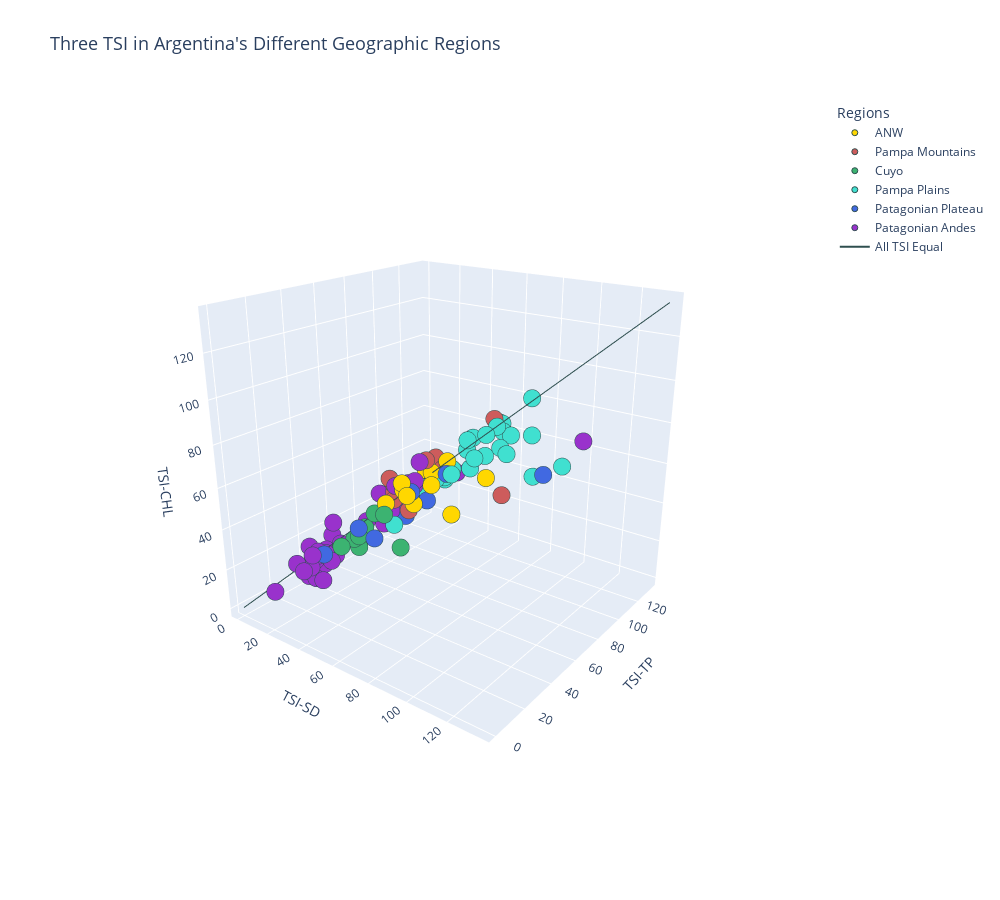

This figure's notebook cell:
### Code cell
fig7 = px.scatter_3d(data_frame=data, x='TSI-SD', y='TSI-TP', z='TSI-CHL', color='REGION', hover_name=data.index, color_discrete_sequence=colors_region_2, title='Three TSI in Argentina\'s Different Geographic Regions')

fig7.update_layout(font_family='Open Sans',  # Font to be used in all elements, unless overridden
        plot_bgcolor='#FFFFFF',
        legend_title='Regions',
        width=1000,
        height=900,
        title_font_size=18,  # Title fontsize
        xaxis={
            'linecolor': '#BCCCDC',  # Color of X-axis (not X-axis text)
            'gridcolor': '#BCCCDC'},  # Color of major X-axis grid
        yaxis={
            'linecolor': '#BCCCDC',  # Color of X-axis (not X-axis text)
            'gridcolor': '#BCCCDC'})  # Color of major X-axis grid
fig7.add_trace(go.Scatter3d(x=[0, 135], y=[0, 135], z=[0, 135], mode='lines', line_color='DarkSlateGrey', name='All TSI Equal'))

fig7.update_traces(marker=dict(size=6,
                              line=dict(width=1,
                                        color='DarkSlateGrey')),
                  selector=dict(mode='markers'))



# Update 3D scene options
fig7.update_scenes(
    camera_eye=dict(x=1.5, y=-2, z=1))



fig7.show()

### Figure 1 — Plotly figure (JSON) as saved in the notebook; plotly's stock layout.template omitted (floating-point values rounded to 4 significant figures)
{"data": [{"hovertemplate": "<b>%{hovertext}</b><br><br>REGION=ANW<br>TSI-SD=%{x}<br>TSI-TP=%{y}<br>TSI-CHL=%{z}<extra></extra>", "hovertext": ["Rodeo", "Comedero", "La Ciénaga", "Las Maderas", "Campo Alegre", "Cabra Corral", "El Cadillal", "Río Hondo", "Sumampa", "las Pirquitas", "Los Sauces"], "legendgroup": "ANW", "marker": {"color": "gold", "line": {"color": "DarkSlateGrey", "width": 1}, "size": 6, "symbol": "circle"}, "mode": "markers", "name": "ANW", "scene": "scene", "showlegend": true, "type": "scatter3d", "x": [62.34, 57.37, 60, 55.15, 57.37, 49.31, 71.51, 73.2, 61.52, 63.58, 65.14], "y": [43.2, 45.83, 50.57, 49.36, 62.7, 44.13, 62.95, 87.42, 61.67, 58.72, 68.38], "z": [57.42, 61.14, 50.23, 55.99, 61.65, 49.83, 43.7, 53.57, 62.02, 57.42, 66.13]}, {"hovertemplate": "<b>%{hovertext}</b><br><br>REGION=Pampa Mountains<br>TSI-SD=%{x}<br>TSI-TP=%{y}<br>TSI-CHL=%{z}<extra></extra>", "hovertext": ["Anzulón", "Portezuelo", "Cruz del Eje", "Mar Chiquita", "Saladillo", "San Roque", "La Viña", "Los Molinos", "Río Tercero", "San Felipe"], "legendgroup": "Pampa Mountains", "marker": {"color": "indianred", "line": {"color": "DarkSlateGrey", "width": 1}, "size": 6, "symbol": "circle"}, "mode": "markers", "name": "Pampa Mountains", "scene": "scene", "showlegend": true, "type": "scatter3d", "x": [78.34, 63.22, 58.63, 58.63, 77.35, 47.38, 48.64, 48.0, 46.8, 61.52], "y": [93.09, 67.16, 48.72, 68.38, 87.33, 52.2, 50.57, 51.13, 49.98, 57.7], "z": [44.2, 62.22, 47.5, 66.41, 83.43, 52.15, 49.26, 56.56, 59.22, 69.13]}, {"hovertemplate": "<b>%{hovertext}</b><br><br>REGION=Cuyo<br>TSI-SD=%{x}<br>TSI-TP=%{y}<br>TSI-CHL=%{z}<extra></extra>", "hovertext": ["Ullum", "La Florida", "El Carrizal", "El Diamante", "Agua del Toro", "Los Reyunos", "Valle Grande", "El Nihuil"], "legendgroup": "Cuyo", "marker": {"color": "mediumseagreen", "line": {"color": "DarkSlateGrey", "width": 1}, "size": 6, "symbol": "circle"}, "mode": "markers", "name": "Cuyo", "scene": "scene", "showlegend": true, "type": "scatter3d", "x": [56.56, 43.24, 50.75, 37.1, 37.1, 40.02, 37.1, 34.67], "y": [45.0, 43.2, 41.14, 38.73, 27.36, 35.83, 35.83, 45.83], "z": [29.89, 43.7, 45.99, 26.67, 31.62, 34.25, 32.06, 33.17]}, {"hovertemplate": "<b>%{hovertext}</b><br><br>REGION=Pampa Plains<br>TSI-SD=%{x}<br>TSI-TP=%{y}<br>TSI-CHL=%{z}<extra></extra>", "hovertext": ["Melincué", "El Carpincho", "De Gómez", "Navarro", "Las mulitas", "De Lobos", "Indio Muerto", "De Monte", "La Chilca", "Chascomús", "La Limpia", "La Tablilla", "Blanca Grande", "Alsina", "Cochicó", "Salada Grande", "Los Horcones", "Del Monte", "Dulce", "Del Venado", "Epecuén", "La Brava", "De los Padres", "De Pigüé", "De Saavedra", "Sauce Grande"], "legendgroup": "Pampa Plains", "marker": {"color": "turquoise", "line": {"color": "DarkSlateGrey", "width": 1}, "size": 6, "symbol": "circle"}, "mode": "markers", "name": "Pampa Plains", "scene": "scene", "showlegend": true, "type": "scatter3d", "x": [87.34, 67.36, 84.71, 85.53, 66.21, 79.98, 60, 65.14, 59.3, 87.34, 87.34, 49.31, 83.19, 77.35, 71.51, 38.01, 66.21, 69.99, 79.98, 78.34, 83.19, 55.15, 44.66, 75.98, 69.42, 75.13], "y": [133.6, 107.4, 107.0, 88.62, 70.84, 85.66, 73.06, 83.48, 67.52, 82.57, 105.6, 49.36, 83.77, 81.05, 79.11, 61.4, 84.56, 77.06, 90.47, 92.44, 110.6, 79.66, 73.66, 74.0, 65.82, 83.54], "z": [47.67, 73.88, 89.51, 76.95, 61.82, 80.76, 55.46, 66.93, 56.13, 70.31, 51.71, 37.4, 71.91, 77.63, 75.6, 35.21, 57.61, 74.63, 77.16, 79.97, 69.98, 50.88, 42.31, 68.31, 61.69, 66.26]}, {"hovertemplate": "<b>%{hovertext}</b><br><br>REGION=Patagonian Plateau<br>TSI-SD=%{x}<br>TSI-TP=%{y}<br>TSI-CHL=%{z}<extra></extra>", "hovertext": ["La Dulce", "Urre Lauquen", "Marri Menuco", "Los Barreales", "Ramos Mexía", "Ne Luan", "Muster", "Colhue Huapi", "Ameghino"], "legendgroup": "Patagonian Plateau", "marker": {"color": "royalblue", "line": {"color": "DarkSlateGrey", "width": 1}, "size": 6, "symbol": "circle"}, "mode": "markers", "name": "Patagonian Plateau", "scene": "scene", "showlegend": true, "type": "scatter3d", "x": [58.63, 62.69, 29.16, 49.31, 40.02, 67.36, 57.37, 98.32, 48.64], "y": [50.57, 56.6, 24.14, 35.83, 35.83, 65.0, 53.2, 96.58, 58.39], "z": [55.61, 50.5, 26.52, 35.98, 38.15, 61.69, 49.83, 58.39, 38.2]}, {"hovertemplate": "<b>%{hovertext}</b><br><br>REGION=Patagonian Andes<br>TSI-SD=%{x}<br>TSI-TP=%{y}<br>TSI-CHL=%{z}<extra></extra>", "hovertext": ["Agrio", "Pellegrini", "Blanca ", "Aluminé", "Norquinco", "Quillén", "Huechulafquen", "Lacar", "Nahuel Huapi", "Gutierrez", "Mascardi", "Guillermo", "Steffen", "Las Chultas", "Epuyen", "Puelo", "Cholila", "Lezama", "Los Mosquitos", "Rivadavia", "Esquel", "Brechman", "Verde", "Wilimanco", "Zeta", "Largo", "Terraplén", "Amutui Quimen", "Futalaufquen", "Rosario", "Quichaura", "Cronometro", "Los Niños", "Pico 4", "Pico 3", "Pico 1", "La Plata", "Fontana", "Blanco"], "legendgroup": "Patagonian Andes", "marker": {"color": "darkorchid", "line": {"color": "DarkSlateGrey", "width": 1}, "size": 6, "symbol": "circle"}, "mode": "markers", "name": "Patagonian Andes", "scene": "scene", "showlegend": true, "type": "scatter3d", "x": [28.34, 50.01, 35.43, 22.71, 30.4, 19.6, 30.97, 21.47, 23.6, 26.12, 27.56, 25.45, 23.04, 28.34, 17.57, 31.96, 24.81, 20.05, 61.52, 24.81, 45.16, 54.16, 25.45, 40.02, 41.54, 22.5, 58.63, 26.12, 21.97, 34.42, 36.81, 57.37, 24.19, 24.19, 43.24, 23.15, 23.49, 21.47, 110.5], "y": [83.06, 49.98, 70.84, 19.99, 27.36, 19.99, 42.21, 24.14, 24.14, 14.15, 19.99, 24.14, 19.99, 35.83, 4.15, 19.99, 35.83, 24.14, 53.2, 19.99, 66.21, 58.39, 24.14, 50.57, 69.35, 32.21, 53.2, 19.99, 14.15, 47.35, 56.6, 86.11, 29.99, 35.83, 54.57, 35.83, 29.99, 29.99, 110.1], "z": [25.75, 56.56, 34.11, 19.11, 22.32, 18.46, 27.65, 20.85, 21.85, 21.36, 15.75, 24.74, 15.29, 26.96, 12.62, 16.18, 19.72, 27.65, 69.75, 20.3, 44.44, 54.98, 26.82, 49.97, 49.11, 23.6, 60.04, 26.82, 23.8, 35.75, 31.53, 52.79, 23.19, 36.42, 40.7, 29.78, 17.39, 18.11, 73.31]}, {"line": {"color": "DarkSlateGrey"}, "mode": "lines", "name": "All TSI Equal", "type": "scatter3d", "x": [0, 135], "y": [0, 135], "z": [0, 135]}], "layout": {"font": {"family": "Open Sans"}, "height": 900, "legend": {"title": {"text": "Regions"}, "tracegroupgap": 0}, "plot_bgcolor": "#FFFFFF", "scene": {"camera": {"eye": {"x": 1.5, "y": -2, "z": 1}}, "domain": {"x": [0, 1], "y": [0, 1]}, "xaxis": {"title": {"text": "TSI-SD"}}, "yaxis": {"title": {"text": "TSI-TP"}}, "zaxis": {"title": {"text": "TSI-CHL"}}}, "title": {"font": {"size": 18}, "text": "Three TSI in Argentina's Different Geographic Regions"}, "width": 1000, "xaxis": {"gridcolor": "#BCCCDC", "linecolor": "#BCCCDC"}, "yaxis": {"gridcolor": "#BCCCDC", "linecolor": "#BCCCDC"}}}
